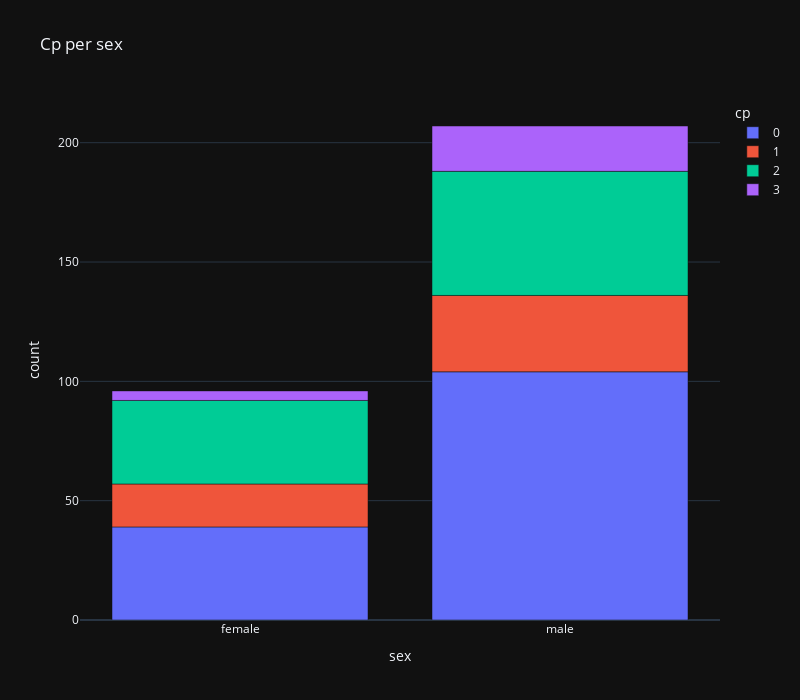

Notebook cell for this chart:
### Code cell
fig = px.bar(
    grouped_data_sex_cp,
    x='sex',
    y="count",
    color = 'cp',
    title='Cp per sex',
    width=800,
    height=700
)
fig.show()

### Figure 1 — Plotly figure (JSON) as saved in the notebook; plotly's stock layout.template omitted (floating-point values rounded to 4 significant figures)
{"data": [{"alignmentgroup": "True", "hovertemplate": "cp=0<br>sex=%{x}<br>count=%{y}<extra></extra>", "legendgroup": "0", "marker": {"color": "#636efa", "pattern": {"shape": ""}}, "name": "0", "offsetgroup": "0", "orientation": "v", "showlegend": true, "textposition": "auto", "x": ["female", "male"], "xaxis": "x", "y": [39, 104], "yaxis": "y", "type": "bar"}, {"alignmentgroup": "True", "hovertemplate": "cp=1<br>sex=%{x}<br>count=%{y}<extra></extra>", "legendgroup": "1", "marker": {"color": "#EF553B", "pattern": {"shape": ""}}, "name": "1", "offsetgroup": "1", "orientation": "v", "showlegend": true, "textposition": "auto", "x": ["female", "male"], "xaxis": "x", "y": [18, 32], "yaxis": "y", "type": "bar"}, {"alignmentgroup": "True", "hovertemplate": "cp=2<br>sex=%{x}<br>count=%{y}<extra></extra>", "legendgroup": "2", "marker": {"color": "#00cc96", "pattern": {"shape": ""}}, "name": "2", "offsetgroup": "2", "orientation": "v", "showlegend": true, "textposition": "auto", "x": ["female", "male"], "xaxis": "x", "y": [35, 52], "yaxis": "y", "type": "bar"}, {"alignmentgroup": "True", "hovertemplate": "cp=3<br>sex=%{x}<br>count=%{y}<extra></extra>", "legendgroup": "3", "marker": {"color": "#ab63fa", "pattern": {"shape": ""}}, "name": "3", "offsetgroup": "3", "orientation": "v", "showlegend": true, "textposition": "auto", "x": ["female", "male"], "xaxis": "x", "y": [4, 19], "yaxis": "y", "type": "bar"}], "layout": {"xaxis": {"anchor": "y", "domain": [0.0, 1.0], "title": {"text": "sex"}}, "yaxis": {"anchor": "x", "domain": [0.0, 1.0], "title": {"text": "count"}}, "legend": {"title": {"text": "cp"}, "tracegroupgap": 0}, "title": {"text": "Cp per sex"}, "barmode": "relative", "height": 700, "width": 800}}
